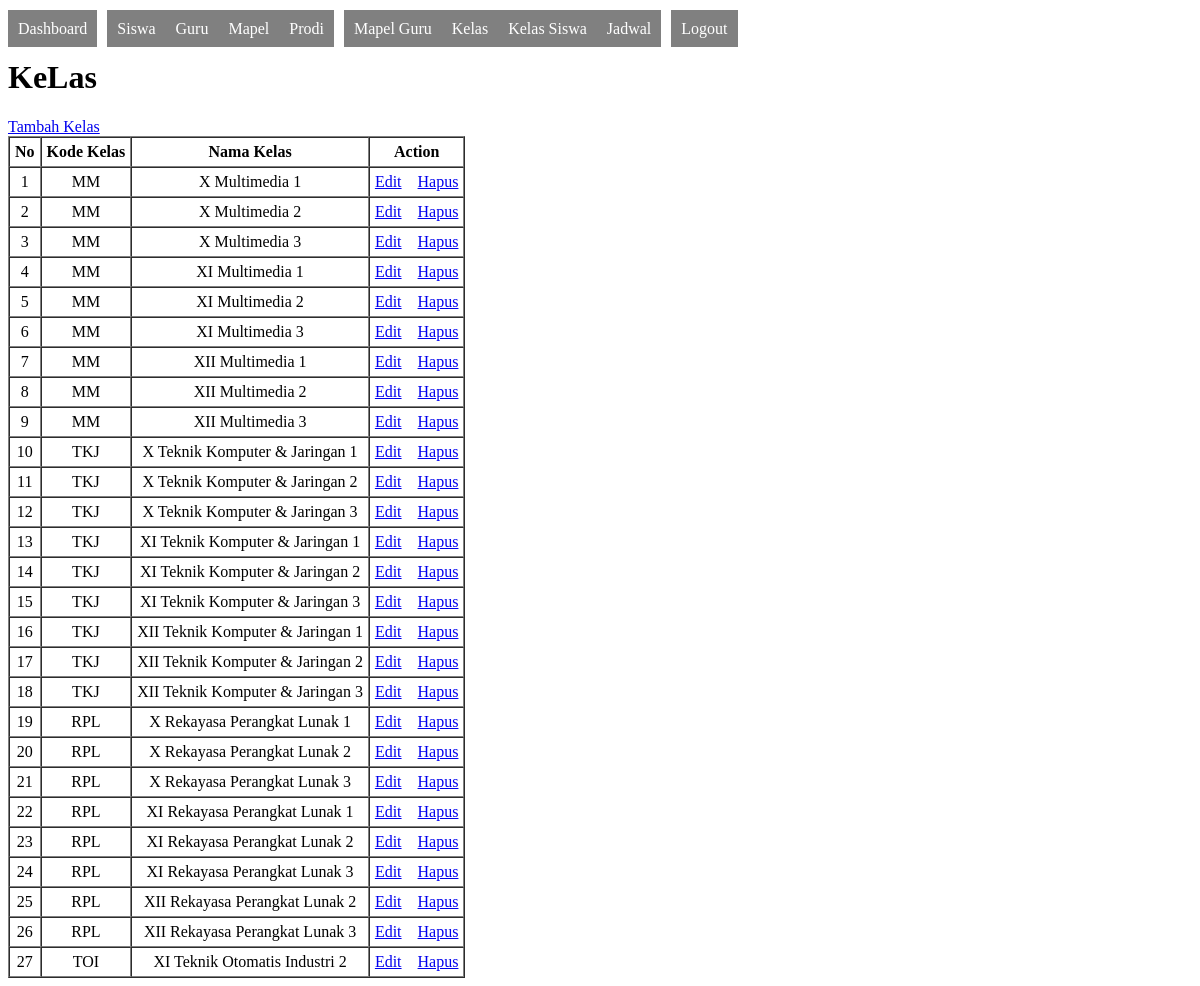
The app's page /admin/kelas.php (signed in) with its own data.
### tables this page shows
CREATE TABLE `kelas` (
  `kode_kelas` int(11) NOT NULL AUTO_INCREMENT,
  `kode_prodi` varchar(5) NOT NULL,
  `kelas` varchar(3) NOT NULL,
  `ket` varchar(1) NOT NULL,
  `sts_kelas` int(1) NOT NULL,
  PRIMARY KEY (`kode_kelas`),
  KEY `kode_prodi` (`kode_prodi`),
  CONSTRAINT `kelas_ibfk_1` FOREIGN KEY (`kode_prodi`) REFERENCES `prodi` (`kode_prodi`)
);

CREATE TABLE `prodi` (
  `kode_prodi` varchar(5) NOT NULL,
  `nama_prodi` text NOT NULL,
  `sts_prodi` int(1) NOT NULL,
  PRIMARY KEY (`kode_prodi`)
);

### config/lib.php (called while the page is built, shortened)
<?php
class database
{
    private $dbhost = "localhost";
    private $dbuser = "root";
    private $dbpass = "";
    private $dbname = "smkindog_reborn";
    private $dbport = "3306";
    function __construct()
    {
        $this->do = new mysqli($this->dbhost, $this->dbuser, $this->dbpass, $this->dbname, $this->dbport);
    }
}
$db = new database();
function executeSQL($sql)
{
    global $db;
    $q = $db->do->query($sql);
    if (!$q) {
        echo sprintf("<br/><hr/><b>Something Error: </b> %s", $db->do->error);
        echo "<br/> <a href='$_SERVER[REQUEST_URI]'>Reload</a>";
        die("<br/>CEK SQL, FIELD, DATA NYA !!");
    } else {
        return $q;
    }
}
?>

### admin/kelas.php (the view, shortened to what this page needs)
<?php
include("../config/lib.php");
$sql = "SELECT * FROM kelas NATURAL JOIN prodi WHERE sts_kelas=1 AND sts_prodi=1";
$q = executeSQL($sql);
?>
<!DOCTYPE html>
<html lang="en">
<head>
</head>
<body>
    <?php include("dist_nav.php") ?>
    <h1>KeLas</h1>
    <a href="kelas_add.php">Tambah Kelas</a>
    <br />
    <table border="1" cellpadding="5" cellspacing="0">
        <thead>
            <th>No</th>
            <th>Kode Kelas</th>
            <th>Nama Kelas</th>
            <th>Action</th>
        </thead>
        <tbody>
            <?php
            foreach ($q as $k => $v) {
                $no = $k + 1;
                $kode_kelas = $v["kode_kelas"];
                $kode_prodi = $v["kode_prodi"];
                $kelas = $v["kelas"];
                $nama = $v["nama_prodi"];
                $ket = $v["ket"];
                $gabung = $kelas . " " . $nama . " " . $ket;
                ?>
            <tr style="text-align:center">
                <td><?php echo $no ?></td>
                <td><?php echo $kode_prodi ?></td>
                <td><?php echo $gabung ?></td>
                <td>
                    <a href="kelas_edit.php?kode=<?php echo $kode_kelas ?>">Edit</a>
                    <a href="?aksi=hapus&kode=<?php echo $kode_kelas ?>">Hapus</a>
                </td>
            </tr>
            <?php
        } ?>
        </tbody>
    </table>
</body>
</html>

### records on screen
kelas: no "1", kode_prodi "MM", gabung "X Multimedia 1"
kelas: no "2", kode_prodi "MM", gabung "X Multimedia 2"
kelas: no "3", kode_prodi "MM", gabung "X Multimedia 3"
kelas: no "4", kode_prodi "MM", gabung "XI Multimedia 1"
kelas: no "5", kode_prodi "MM", gabung "XI Multimedia 2"
kelas: no "6", kode_prodi "MM", gabung "XI Multimedia 3"
kelas: no "7", kode_prodi "MM", gabung "XII Multimedia 1"
kelas: no "8", kode_prodi "MM", gabung "XII Multimedia 2"
kelas: no "9", kode_prodi "MM", gabung "XII Multimedia 3"
kelas: no "10", kode_prodi "TKJ", gabung "X Teknik Komputer & Jaringan 1"
kelas: no "11", kode_prodi "TKJ", gabung "X Teknik Komputer & Jaringan 2"
kelas: no "12", kode_prodi "TKJ", gabung "X Teknik Komputer & Jaringan 3"
kelas: no "13", kode_prodi "TKJ", gabung "XI Teknik Komputer & Jaringan 1"
kelas: no "14", kode_prodi "TKJ", gabung "XI Teknik Komputer & Jaringan 2"
kelas: no "15", kode_prodi "TKJ", gabung "XI Teknik Komputer & Jaringan 3"
kelas: no "16", kode_prodi "TKJ", gabung "XII Teknik Komputer & Jaringan 1"
kelas: no "17", kode_prodi "TKJ", gabung "XII Teknik Komputer & Jaringan 2"
kelas: no "18", kode_prodi "TKJ", gabung "XII Teknik Komputer & Jaringan 3"
kelas: no "19", kode_prodi "RPL", gabung "X Rekayasa Perangkat Lunak 1"
kelas: no "20", kode_prodi "RPL", gabung "X Rekayasa Perangkat Lunak 2"
kelas: no "21", kode_prodi "RPL", gabung "X Rekayasa Perangkat Lunak 3"
kelas: no "22", kode_prodi "RPL", gabung "XI Rekayasa Perangkat Lunak 1"
kelas: no "23", kode_prodi "RPL", gabung "XI Rekayasa Perangkat Lunak 2"
kelas: no "24", kode_prodi "RPL", gabung "XI Rekayasa Perangkat Lunak 3"
kelas: no "25", kode_prodi "RPL", gabung "XII Rekayasa Perangkat Lunak 2"
kelas: no "26", kode_prodi "RPL", gabung "XII Rekayasa Perangkat Lunak 3"
kelas: no "27", kode_prodi "TOI", gabung "XI Teknik Otomatis Industri 2"
